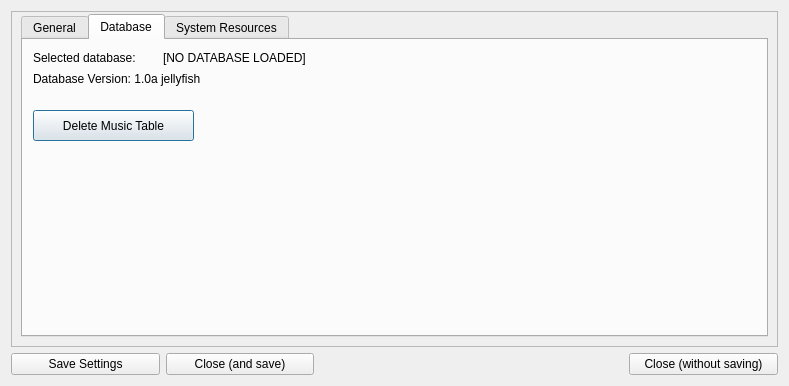
<?xml version="1.0" encoding="UTF-8"?>
<ui version="4.0">
 <class>optionsDialog</class>
 <widget class="QDialog" name="optionsDialog">
  <property name="geometry">
   <rect>
    <x>0</x>
    <y>0</y>
    <width>789</width>
    <height>386</height>
   </rect>
  </property>
  <property name="windowTitle">
   <string>Dialog</string>
  </property>
  <layout class="QGridLayout" name="gridLayout">
   <item row="0" column="0" colspan="5">
    <widget class="QFrame" name="verticalFrame">
     <property name="sizePolicy">
      <sizepolicy hsizetype="Expanding" vsizetype="Expanding">
       <horstretch>1</horstretch>
       <verstretch>1</verstretch>
      </sizepolicy>
     </property>
     <property name="minimumSize">
      <size>
       <width>721</width>
       <height>0</height>
      </size>
     </property>
     <property name="frameShape">
      <enum>QFrame::StyledPanel</enum>
     </property>
     <layout class="QVBoxLayout" name="layout" stretch="0">
      <property name="spacing">
       <number>1</number>
      </property>
      <property name="sizeConstraint">
       <enum>QLayout::SetMinimumSize</enum>
      </property>
      <property name="topMargin">
       <number>2</number>
      </property>
      <item>
       <widget class="QTabWidget" name="SystemResouces">
        <property name="currentIndex">
         <number>1</number>
        </property>
        <widget class="QWidget" name="tab">
         <attribute name="title">
          <string>General</string>
         </attribute>
         <widget class="QCheckBox" name="checkBox_disableSeekBar">
          <property name="geometry">
           <rect>
            <x>20</x>
            <y>10</y>
            <width>201</width>
            <height>22</height>
           </rect>
          </property>
          <property name="toolTip">
           <string>&lt;html&gt;&lt;head/&gt;&lt;body&gt;&lt;p&gt;This wil disable the track's seek bar so that the user is not able to seek trougth the song&lt;/p&gt;&lt;/body&gt;&lt;/html&gt;</string>
          </property>
          <property name="text">
           <string>Disable the Seek Bar</string>
          </property>
         </widget>
         <widget class="QCheckBox" name="checkBox_Normalize_Soft">
          <property name="geometry">
           <rect>
            <x>20</x>
            <y>70</y>
            <width>381</width>
            <height>22</height>
           </rect>
          </property>
          <property name="toolTip">
           <string>&lt;html&gt;&lt;head/&gt;&lt;body&gt;&lt;p&gt;This will boost the volume of the output softly for low and medium sounds. Will not boost when the volume of the track is already high.&lt;/p&gt;&lt;/body&gt;&lt;/html&gt;</string>
          </property>
          <property name="text">
           <string>Enable Soft Live Sound Normalization (experimental)</string>
          </property>
         </widget>
         <widget class="QCheckBox" name="checkBox_disableVolume">
          <property name="geometry">
           <rect>
            <x>20</x>
            <y>30</y>
            <width>291</width>
            <height>22</height>
           </rect>
          </property>
          <property name="text">
           <string>Disable the Volume Slider</string>
          </property>
         </widget>
         <widget class="QLabel" name="label_defaultVolume">
          <property name="enabled">
           <bool>false</bool>
          </property>
          <property name="geometry">
           <rect>
            <x>60</x>
            <y>50</y>
            <width>111</width>
            <height>17</height>
           </rect>
          </property>
          <property name="text">
           <string>Default Volume:</string>
          </property>
         </widget>
         <widget class="QSlider" name="SliderDefaultVolumeSettings">
          <property name="enabled">
           <bool>false</bool>
          </property>
          <property name="geometry">
           <rect>
            <x>170</x>
            <y>50</y>
            <width>121</width>
            <height>20</height>
           </rect>
          </property>
          <property name="maximum">
           <number>100</number>
          </property>
          <property name="orientation">
           <enum>Qt::Horizontal</enum>
          </property>
         </widget>
         <widget class="QLabel" name="label_3">
          <property name="geometry">
           <rect>
            <x>20</x>
            <y>260</y>
            <width>421</width>
            <height>17</height>
           </rect>
          </property>
          <property name="text">
           <string>Note: you need to restart AudioX</string>
          </property>
         </widget>
        </widget>
        <widget class="QWidget" name="tab_2">
         <attribute name="title">
          <string>Database</string>
         </attribute>
         <widget class="QLabel" name="label">
          <property name="geometry">
           <rect>
            <x>10</x>
            <y>10</y>
            <width>131</width>
            <height>16</height>
           </rect>
          </property>
          <property name="text">
           <string>Selected database:</string>
          </property>
         </widget>
         <widget class="QLabel" name="txt_selected_db">
          <property name="geometry">
           <rect>
            <x>140</x>
            <y>10</y>
            <width>451</width>
            <height>16</height>
           </rect>
          </property>
          <property name="text">
           <string>[NO DATABASE LOADED]</string>
          </property>
          <property name="wordWrap">
           <bool>false</bool>
          </property>
         </widget>
         <widget class="QLabel" name="label_2">
          <property name="geometry">
           <rect>
            <x>10</x>
            <y>30</y>
            <width>291</width>
            <height>17</height>
           </rect>
          </property>
          <property name="text">
           <string>Database Version: 1.0a jellyfish</string>
          </property>
         </widget>
         <widget class="QPushButton" name="pushButton_3">
          <property name="geometry">
           <rect>
            <x>10</x>
            <y>70</y>
            <width>161</width>
            <height>31</height>
           </rect>
          </property>
          <property name="text">
           <string>Delete Music Table</string>
          </property>
         </widget>
        </widget>
        <widget class="QWidget" name="tab_3">
         <attribute name="title">
          <string>System Resources</string>
         </attribute>
         <widget class="QPushButton" name="bt_pwd">
          <property name="geometry">
           <rect>
            <x>100</x>
            <y>10</y>
            <width>91</width>
            <height>27</height>
           </rect>
          </property>
          <property name="toolTip">
           <string>&lt;html&gt;&lt;head/&gt;&lt;body&gt;&lt;p&gt;Print working directory (in console)&lt;/p&gt;&lt;/body&gt;&lt;/html&gt;</string>
          </property>
          <property name="text">
           <string>pwd</string>
          </property>
         </widget>
         <widget class="QPlainTextEdit" name="txt_terminal">
          <property name="geometry">
           <rect>
            <x>10</x>
            <y>74</y>
            <width>721</width>
            <height>201</height>
           </rect>
          </property>
          <property name="font">
           <font>
            <family>Ubuntu</family>
            <pointsize>11</pointsize>
           </font>
          </property>
          <property name="styleSheet">
           <string notr="true">background-color: rgb(59, 59, 59);
color: rgb(255, 255, 255);</string>
          </property>
          <property name="readOnly">
           <bool>true</bool>
          </property>
         </widget>
         <widget class="QPushButton" name="bt_uname">
          <property name="geometry">
           <rect>
            <x>10</x>
            <y>10</y>
            <width>91</width>
            <height>27</height>
           </rect>
          </property>
          <property name="toolTip">
           <string>&lt;html&gt;&lt;head/&gt;&lt;body&gt;&lt;p&gt;Shows operating system information&lt;/p&gt;&lt;/body&gt;&lt;/html&gt;</string>
          </property>
          <property name="text">
           <string>uname</string>
          </property>
         </widget>
         <widget class="QPushButton" name="bt_edit_settings">
          <property name="geometry">
           <rect>
            <x>530</x>
            <y>10</y>
            <width>201</width>
            <height>27</height>
           </rect>
          </property>
          <property name="text">
           <string>Manually edit settings.conf</string>
          </property>
         </widget>
         <widget class="QPushButton" name="bt_free">
          <property name="geometry">
           <rect>
            <x>190</x>
            <y>10</y>
            <width>91</width>
            <height>27</height>
           </rect>
          </property>
          <property name="toolTip">
           <string>&lt;html&gt;&lt;head/&gt;&lt;body&gt;&lt;p&gt;Show the amount of free RAM resources (in MB)&lt;/p&gt;&lt;/body&gt;&lt;/html&gt;</string>
          </property>
          <property name="text">
           <string>free</string>
          </property>
         </widget>
         <widget class="QPushButton" name="bt_df">
          <property name="geometry">
           <rect>
            <x>280</x>
            <y>10</y>
            <width>91</width>
            <height>27</height>
           </rect>
          </property>
          <property name="toolTip">
           <string>Shows the free/used HD space</string>
          </property>
          <property name="text">
           <string>df</string>
          </property>
         </widget>
         <widget class="QPushButton" name="bt_update_youtubedl">
          <property name="geometry">
           <rect>
            <x>10</x>
            <y>40</y>
            <width>181</width>
            <height>27</height>
           </rect>
          </property>
          <property name="text">
           <string>youtube-dl troubleshoot</string>
          </property>
         </widget>
        </widget>
       </widget>
      </item>
     </layout>
    </widget>
   </item>
   <item row="1" column="0">
    <widget class="QPushButton" name="bt_save_settings">
     <property name="text">
      <string>Save Settings</string>
     </property>
    </widget>
   </item>
   <item row="1" column="4">
    <widget class="QPushButton" name="pushButton_2">
     <property name="text">
      <string>Close (without saving)</string>
     </property>
    </widget>
   </item>
   <item row="1" column="1">
    <widget class="QPushButton" name="pushButton">
     <property name="text">
      <string>Close (and save)</string>
     </property>
    </widget>
   </item>
  </layout>
 </widget>
 <resources/>
 <connections/>
</ui>
